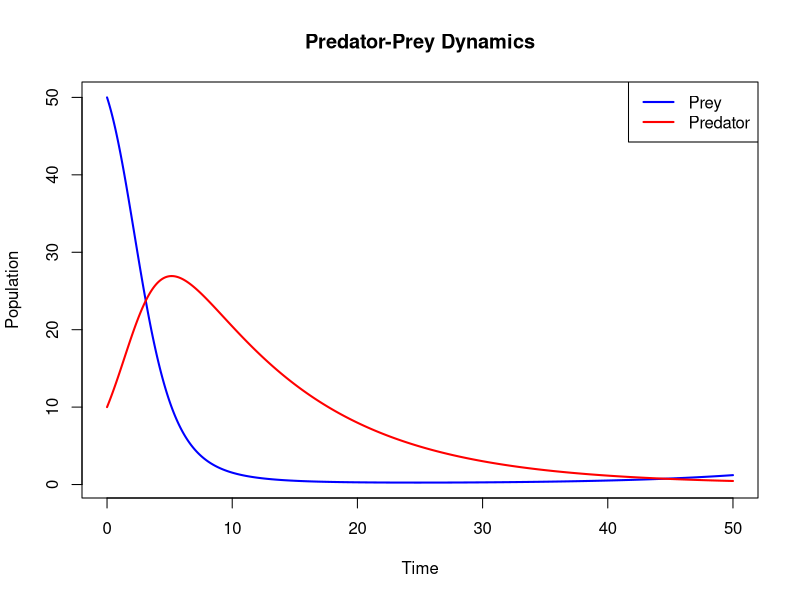

Write the R code that produced this figure.
# Written by CoPilot for class
#

# Load data
prey_data <- read.csv("prey_population.csv")
predator_data <- read.csv("predator_population.csv")

# Create the plot
png("predator_prey_plot.png")  # Save as PNG
plot(prey_data$Time, prey_data$Prey, type = "l", col = "blue", lwd = 2,
     xlab = "Time", ylab = "Population", main = "Predator-Prey Dynamics")
lines(predator_data$Time, predator_data$Predator, col = "red", lwd = 2)

# Add legend
legend("topright", legend = c("Prey", "Predator"), col = c("blue", "red"), lwd = 2)

dev.off()  # Close the PNG device
